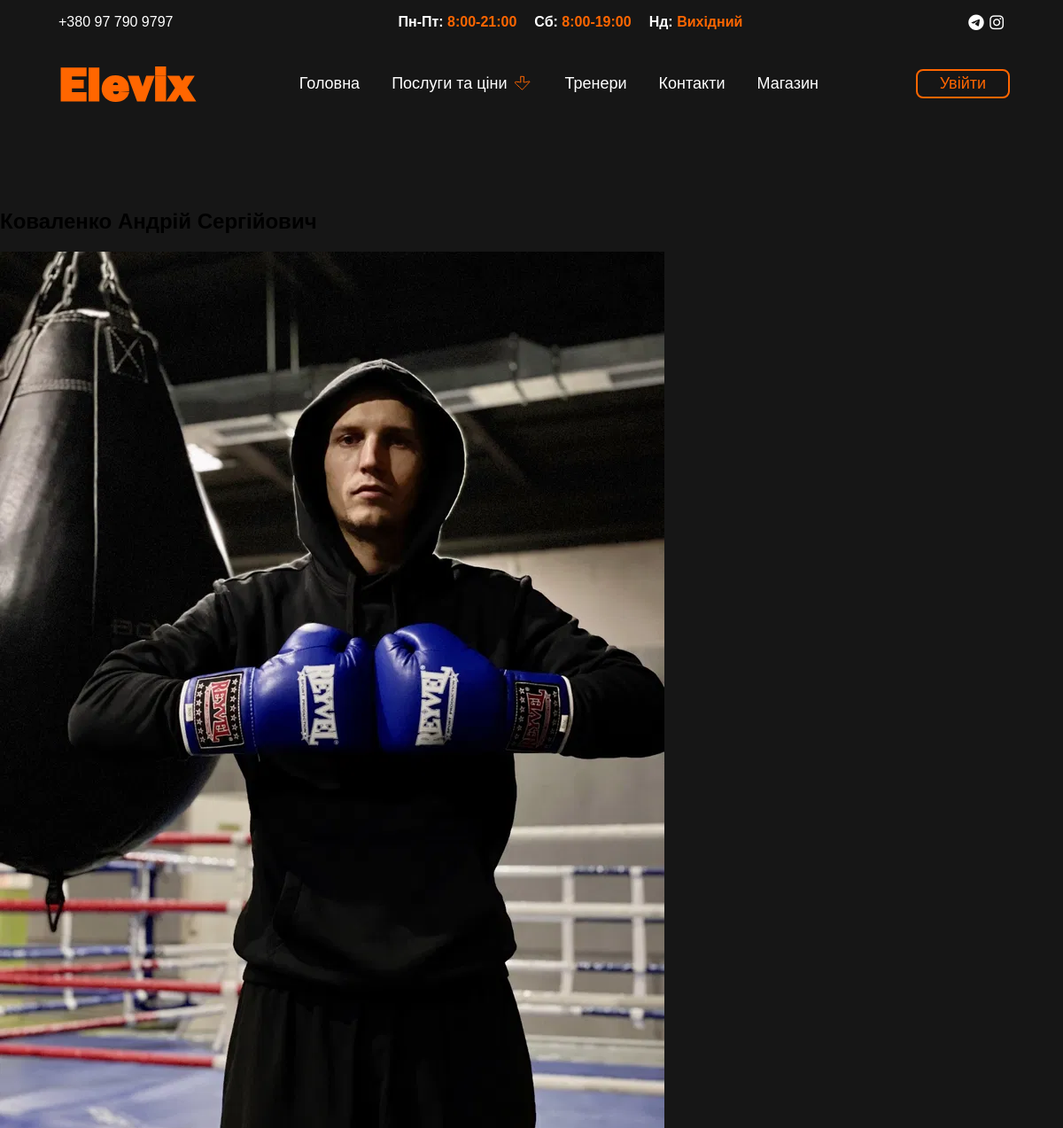
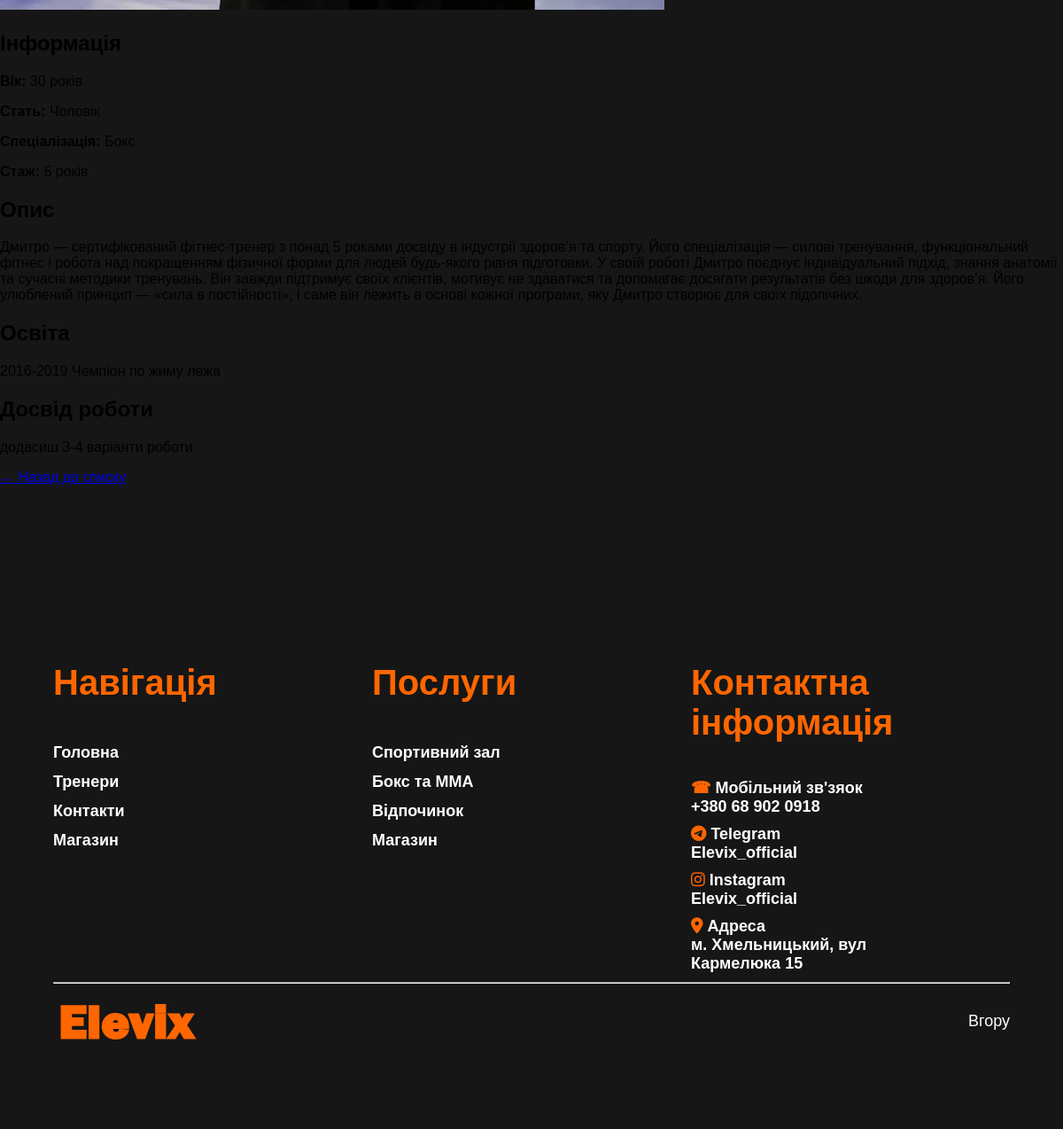
The page /elevix/trainers/5/ on the database its author committed (2 pictures, top to bottom).
### elevix/models.py (models this page shows, shortened)
class Trainer(models.Model):
    GENDER_CHOICES = [
        ('M', 'Чоловік'),
        ('F', 'Жінка'),
    ]
    SPECIALIZATION_CHOICES = [
        ('mma', 'ММА'),
        ('boxing', 'Бокс'),
        ('massage', 'Масаж'),
        ('fitness', 'Фітнес'),
        ('yoga', 'Йога'),
        ('crossfit', 'Кросфіт'),
    ]
    user = models.OneToOneField(
        GymUser,
        on_delete=models.CASCADE,
        related_name='trainer_profile',
        verbose_name="Користувач",
        blank=True,
        null=True
    )
    first_name = models.CharField("Ім'я", max_length=100)
    last_name = models.CharField("Прізвище", max_length=100)
    middle_name = models.CharField("По-батькові", max_length=100, blank=True)
    age = models.PositiveIntegerField("Вік")
    gender = models.CharField("Стать", max_length=1, choices=GENDER_CHOICES)
    experience = models.PositiveIntegerField("Стаж (років)")
    specialization = models.CharField(
        "Спеціалізація",
        max_length=50,
        choices=SPECIALIZATION_CHOICES,
        default='fitness'
    )
    photo = models.ImageField("Фото", upload_to='trainers/', blank=True, null=True)
    description = models.TextField("Опис", blank=True)
    graduate = models.TextField("Освіта", blank=True)
    work_experience = models.TextField("Досвід роботи", blank=True)
    created_at = models.DateTimeField("Дата створення", auto_now_add=True)
    updated_at = models.DateTimeField("Дата оновлення", auto_now=True)
    class Meta:
        db_table = 'trainers'
        verbose_name = 'Тренер'
        verbose_name_plural = 'Тренери'
        ordering = ['-created_at']
    def get_full_name(self):
        parts = [self.last_name, self.first_name, self.middle_name]
        return " ".join(filter(None, parts))

### elevix/views.py (the view)
# urls.py: path('trainers/<int:pk>/', views.trainer_detail, name='trainer_detail'),
def trainer_detail(request, pk):
    trainer = get_object_or_404(Trainer, pk=pk)
    services = trainer.services.filter(is_active=True)
    schedules = trainer.schedules.filter(is_active=True).order_by('day_of_week', 'start_time')
    context = {
        'trainer': trainer,
        'services': services,
        'schedules': schedules,
    }
    return render(request, 'elevix/trainer_detail.html', context)

### elevix/templates/elevix/trainer_detail.html (shortened to what this page needs)
{% extends "base.html" %}
{% load static %}
{% block content %}
<section>
    <div>
        <h1>{{ trainer.get_full_name }}</h1>
        {% if trainer.photo %}
            <img src="{{ trainer.photo.url }}"
                 alt="{{ trainer.get_full_name }}"
                 >
        {% else %}
            <div>
                {{ trainer.first_name.0 }}{{ trainer.last_name.0 }}
            </div>
        {% endif %}
        <div>
            <h2>Інформація</h2>
            <p><strong>Вік:</strong> {{ trainer.age }} років</p>
            <p><strong>Стать:</strong> {{ trainer.get_gender_display }}</p>
            <p><strong>Спеціалізація:</strong> {{ trainer.get_specialization_display }}</p>
            <p><strong>Стаж:</strong> {{ trainer.experience }} років</p>
        </div>
        {% if trainer.description %}
        <div>
            <h2>Опис</h2>
            <p>{{ trainer.description }}</p>
        </div>
        {% endif %}
        {% if trainer.graduate %}
        <div>
            <h2>Освіта</h2>
            <p>{{ trainer.graduate }}</p>
        </div>
        {% endif %}
        {% if trainer.work_experience %}
        <div>
            <h2>Досвід роботи</h2>
            <p>{{ trainer.work_experience }}</p>
        </div>
        {% endif %}
        <a href="{% url 'elevix:trainers_list' %}">← Назад до списку</a>
    </div>
</section>
{% endblock %}

### elevix/static/elevix/css/style.css (style rules this page uses)
:root { --orange-color:#FF6600; --white-color: white; --gray-line-color:rgb(59, 56, 56); --background-black: rgb(22, 22, 22); --small-size: clamp(8px, 4vw, 16px); --txt-menu-item-size: clamp(8px, 6vw, 18px); --txt-item-service-size: clamp(8px, 6vw, 25px); --txt-big-size: clamp(44px, 4vw, 70px); --txt-middle-size: clamp(20px, 5vw, 40px); --txt-middle-middle-size: clamp(18px, 6vw, 30px); --txt-size-card-trener: clamp(22px, 4vw, 44px); }
* { box-sizing: border-box; font-family: Arial, Helvetica, sans-serif; }
html, body { width: 100%; height: 100%; padding: 0; margin: 0; top: 0; left: 0; }
section { width: 100%; display: flex; flex-direction: column; align-items: center; padding: 80px 0px; height: auto; background: var(--background-black); }

### rows shown on the page
Trainer: get_full_name "Коваленко Андрій Сергійович", photo (picture), age "30", gender "Чоловік", specialization "Бокс", experience "5", description "Дмитро — сертифікований фітнес-тренер з понад 5 роками досвіду в індустрії здоров’я та спорту. Його спеціалізація — силові тренування, функціональний фітнес і робота над покращенням фізичної форми для людей будь-якого рівня підготовки. У своїй роботі Дмитро поєднує індивідуальний підхід, знання анатомії та сучасні методики тренувань. Він завжди підтримує своїх клієнтів, мотивує не здаватися та допомагає досягати результатів без шкоди для здоров’я. Його улюблений принцип — «сила в постійності», і саме він лежить в основі кожної програми, яку Дмитро створює для своїх підопічних.", graduate "2016-2019 Чемпіон по жиму лежа", work_experience "додасиш 3-4 варіанти роботи"
